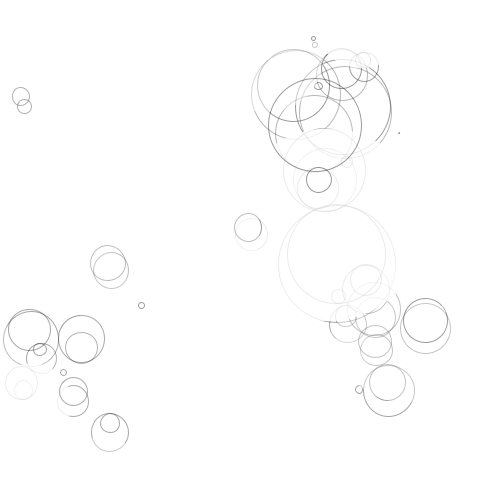
Frame 1 (no input)
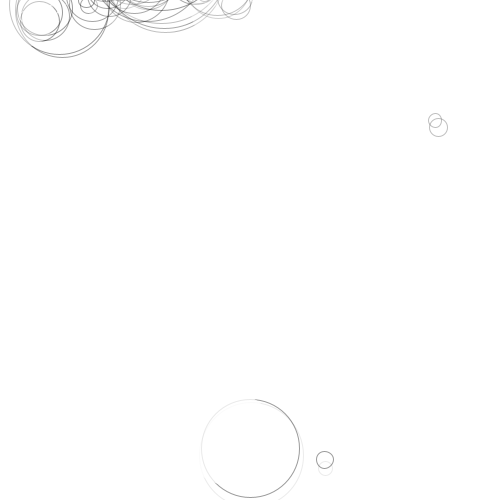
Frame 60 (the mouse pressed at the canvas centre just before this capture)
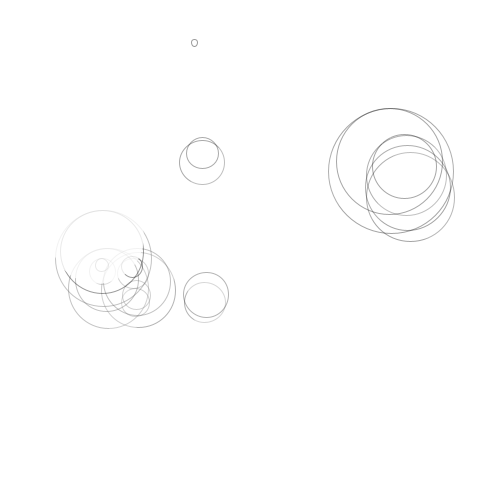
Frame 120 (the mouse held since frame 60 and released just before this capture)

The Processing sketch that drew these frames (run headless with seeded random() and noise(); from frame 60 on, the mouse is pressed at the canvas centre):

// Processing sketch: processing_130145
// ── processing_130145.pde

//fall,falling, fallen
//Fall, 2013, ncku
//HorusWang


int _num = 20; 
float radius = 10;
Circle[] _circleArr = {
};  

void setup() { 
  size(500, 500); 
  background(255); 
  smooth();
  strokeWeight(1); 
  fill(100, 50); 
  drawCircles();
  frameRate(30);
} 

void draw() {    
  background(255);
  for (int i=0; i<_circleArr.length; i++) {
    Circle thisCirc = _circleArr[i];
    thisCirc.updateMe();
  }
} 

void mouseReleased() { 
  drawCircles();
} 

void drawCircles() { 
  for (int i=0; i<_num; i++) { 
    Circle thisCirc = new Circle();
    thisCirc.drawMe();
    _circleArr = (Circle[])append(_circleArr, thisCirc);
  }
}

//create circles
class Circle {
  int n = 255;
  float x, y;
  float radius;
  color linecol, fillcol;
  float alph; 
  float xmove, ymove;


  Circle() {
    x = random(width);
    y = random(height);
    radius = random(10,100);
    linecol = color(n, n, n, random(50,n));
    fillcol = color(n, n, n, random(50,n));
    alph = random(n);

    xmove = random(10)+-7;
    ymove = random(10)-20;
  }

  void drawMe() {
    noStroke();
    fill(fillcol, alph);
    ellipse(x, y, radius*2, radius*2);
    stroke(linecol, random(50,n));
    noFill();
    ellipse(x, y, 10, 10);
  }

  void updateMe() {
    x += xmove;
    y += ymove;
    if (x > (width+radius)) { 
      x=0-radius;
    }
    if (x < (0-radius)) { 
      x=width+radius;
    }
    if (y > (height+radius)) { 
      y=0-radius;
    }
    if (y < (0-radius)) { 
      y=height+radius;
    }

    boolean touching = false;
    for (int i=0; i<_circleArr.length; i++) {
      Circle otherCirc = _circleArr[i];
      if (otherCirc != this) {
        float dis = dist(x, y, otherCirc.x, otherCirc.y);
        float overlap = dis - radius - otherCirc.radius;
        if (overlap < 0) {
          float midx, midy;
          midx = (x + otherCirc.x)/2;
          midy = (y + otherCirc.y)/2;
          stroke(0, 100);
          noFill();
          overlap *= -1;
          ellipse(midx, midy, overlap, overlap);
        }
      }
    }


    drawMe();
  }
}
